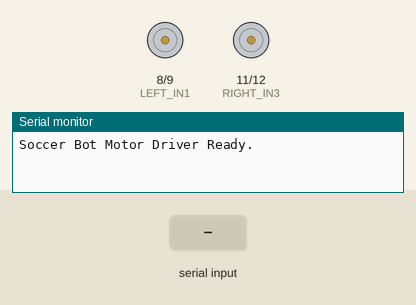
Recording of a sketch running on a simulated Arduino Uno, built with avr-gcc and run on an emulated ATmega328P. Shown: motor-driver pin pairs drawn as motors (green arrow = first pin HIGH = forward, orange = second pin HIGH = backward, longer = more drive, scaled by the enable pin), the last lines printed to the serial monitor. Inputs (shaded band) come from the test bench.

Above: at 1.2 s.
1.3 s: "F" received over Serial
At 2.5 s:
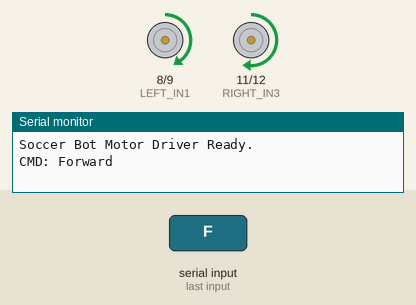
2.8 s: "B" received over Serial
At 3.7 s:
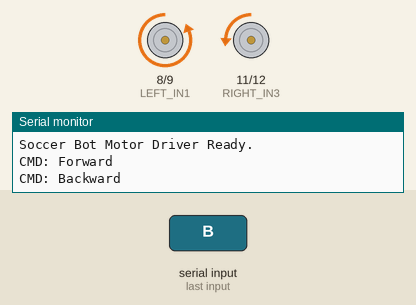
4.3 s: "L" received over Serial
At 4.8 s:
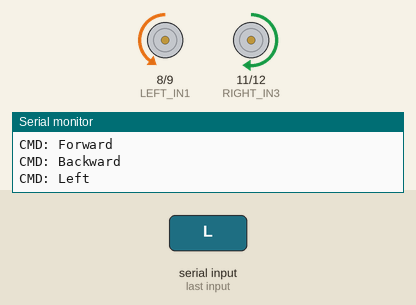
5.8 s: "R" received over Serial
At 7.2 s:
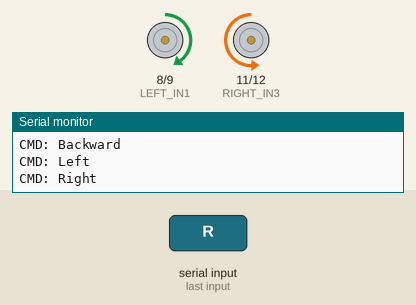
Timing chart, 0 to 8.3 s (numbered marks = the images above; inputs shaded):
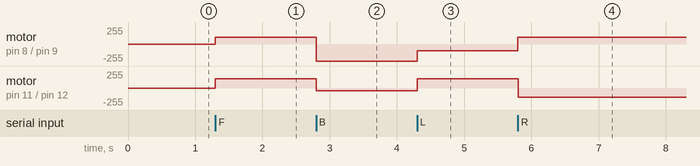

The sketch:

soccer_bot_motor_driver.ino
```cpp
// ============================================================
// soccer_bot_motor_driver.ino
// Listens for serial commands from ROS 2 (via Raspberry Pi USB)
// and drives two DC motors via an L298N motor driver.
//
// WIRING:
//   Pin 8  -> L298N IN1  (Left Motor Dir A)
//   Pin 9  -> L298N IN2  (Left Motor Dir B)
//   Pin 10 -> L298N ENA  (Left Motor PWM Speed)
//   Pin 11 -> L298N IN3  (Right Motor Dir A)
//   Pin 12 -> L298N IN4  (Right Motor Dir B)
//   Pin 5  -> L298N ENB  (Right Motor PWM Speed)
//
// SERIAL COMMANDS (9600 baud, single byte):
//   'F' = Forward
//   'B' = Backward
//   'L' = Turn Left (spin in place)
//   'R' = Turn Right (spin in place)
//   'S' = Stop
// ============================================================

// --- Pin Definitions ---
const int LEFT_IN1  = 8;
const int LEFT_IN2  = 9;
const int LEFT_ENA  = 10;  // PWM pin

const int RIGHT_IN3 = 11;
const int RIGHT_IN4 = 12;
const int RIGHT_ENB = 5;   // PWM pin

// --- Speed Settings (0-255) ---
const int SPEED_FORWARD  = 100;
const int SPEED_BACKWARD = 255;   // MAX — diagnostic test
const int SPEED_TURN     = 100;

// --- Per-motor trim (increase right to match left, keep left at 0) ---
// If robot drifts RIGHT → increase RIGHT_TRIM
// If robot drifts LEFT  → increase LEFT_TRIM
const int LEFT_TRIM  = 0;
const int RIGHT_TRIM = 40;  // right motor needs ~40 more PWM to match left

// -------------------------------------------------------
// Motor Control Functions
// -------------------------------------------------------
void setLeft(int dir, int spd) {
  // dir: 1 = forward, -1 = backward, 0 = stop
  if (dir == 1) {
    digitalWrite(LEFT_IN1, HIGH);
    digitalWrite(LEFT_IN2, LOW);
  } else if (dir == -1) {
    digitalWrite(LEFT_IN1, LOW);
    digitalWrite(LEFT_IN2, HIGH);
  } else {
    digitalWrite(LEFT_IN1, LOW);
    digitalWrite(LEFT_IN2, LOW);
  }
  analogWrite(LEFT_ENA, spd);
}

void setRight(int dir, int spd) {
  if (dir == 1) {
    digitalWrite(RIGHT_IN3, HIGH);
    digitalWrite(RIGHT_IN4, LOW);
  } else if (dir == -1) {
    digitalWrite(RIGHT_IN3, LOW);
    digitalWrite(RIGHT_IN4, HIGH);
  } else {
    digitalWrite(RIGHT_IN3, LOW);
    digitalWrite(RIGHT_IN4, LOW);
  }
  analogWrite(RIGHT_ENB, spd);
}

void moveForward()  { setLeft(1, SPEED_FORWARD + LEFT_TRIM);   setRight(1, SPEED_FORWARD + RIGHT_TRIM);   }
void moveBackward() { setLeft(-1, SPEED_BACKWARD + LEFT_TRIM); setRight(-1, SPEED_BACKWARD + RIGHT_TRIM); }
void turnLeft()     { setLeft(-1, SPEED_TURN + LEFT_TRIM);     setRight(1, SPEED_TURN + RIGHT_TRIM);      }
void turnRight()    { setLeft(1, SPEED_TURN + LEFT_TRIM);      setRight(-1, SPEED_TURN + RIGHT_TRIM);     }
void stopMotors()   { setLeft(0, 0);                           setRight(0, 0);                            }

// -------------------------------------------------------
void setup() {
  pinMode(LEFT_IN1,  OUTPUT);
  pinMode(LEFT_IN2,  OUTPUT);
  pinMode(LEFT_ENA,  OUTPUT);
  pinMode(RIGHT_IN3, OUTPUT);
  pinMode(RIGHT_IN4, OUTPUT);
  pinMode(RIGHT_ENB, OUTPUT);

  stopMotors();  // Start safe - don't auto-move!

  Serial.begin(9600);
  Serial.println("Soccer Bot Motor Driver Ready.");
}

void loop() {
  if (Serial.available() > 0) {
    char cmd = Serial.read();
    switch (cmd) {
      case 'F': moveForward();  Serial.println("CMD: Forward");  break;
      case 'B': moveBackward(); Serial.println("CMD: Backward"); break;
      case 'L': turnLeft();     Serial.println("CMD: Left");     break;
      case 'R': turnRight();    Serial.println("CMD: Right");    break;
      case 'S': stopMotors();   Serial.println("CMD: Stop");     break;
      default: break;  // Ignore unknown commands
    }
  }
}
```

Measured:
- after the input at 1.3 s, motor on pin 8 (LEFT_IN1) / pin 9 (LEFT_IN2): stopped → forward 100/255 at once; motor on pin 11 (RIGHT_IN3) / pin 12 (RIGHT_IN4): stopped → forward 140/255 at once
- after the input at 2.8 s, motor on pin 8 (LEFT_IN1) / pin 9 (LEFT_IN2): forward 100/255 → backward 255/255 at once; motor on pin 11 (RIGHT_IN3) / pin 12 (RIGHT_IN4): forward 140/255 → backward 39/255 at once
- after the input at 4.3 s, motor on pin 8 (LEFT_IN1) / pin 9 (LEFT_IN2): backward 255/255 → backward 100/255 at once; motor on pin 11 (RIGHT_IN3) / pin 12 (RIGHT_IN4): backward 39/255 → forward 140/255 at once
- after the input at 5.8 s, motor on pin 8 (LEFT_IN1) / pin 9 (LEFT_IN2): backward 100/255 → forward 100/255 at once; motor on pin 11 (RIGHT_IN3) / pin 12 (RIGHT_IN4): forward 140/255 → backward 140/255 at once
